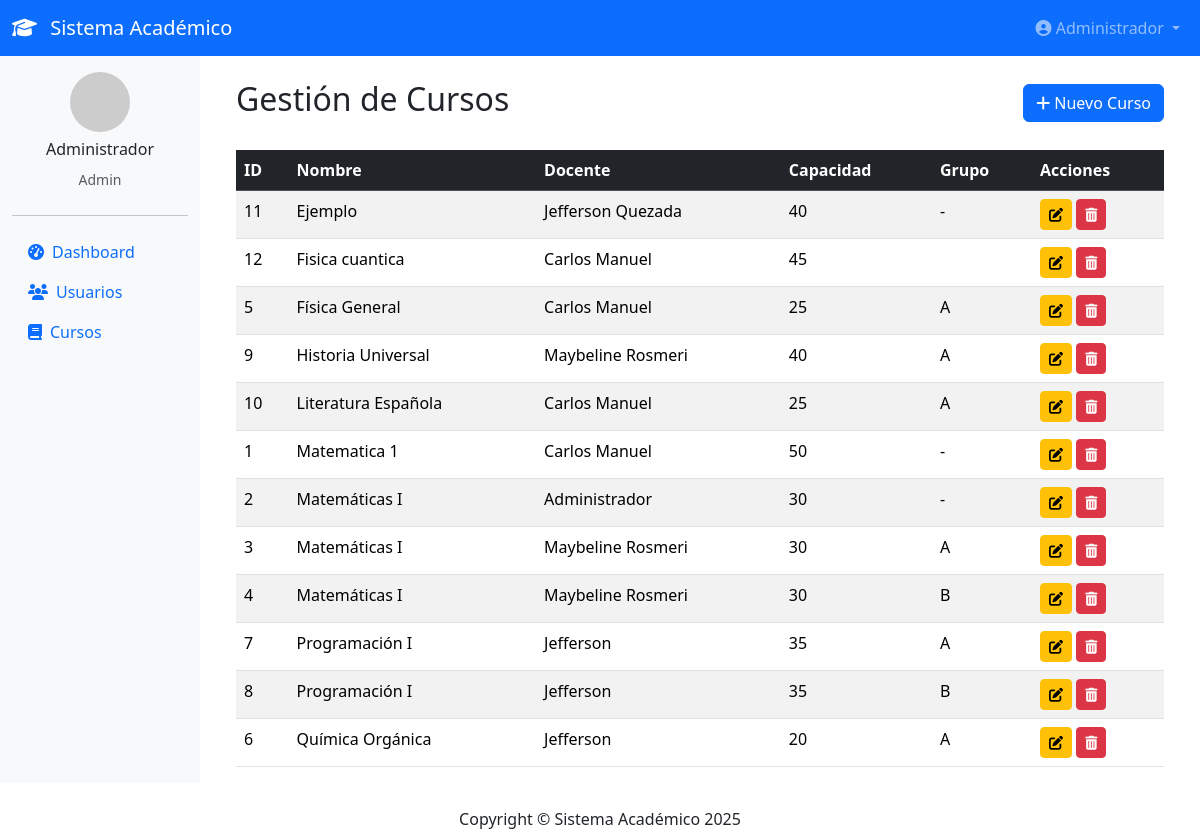
Screenshot of /admin/index.php?accion=cursos_admin (signed in) with the database file from the repository.
### tables this page shows
CREATE TABLE `cursos` (
  `id_curso` int(11) NOT NULL AUTO_INCREMENT,
  `nombre_curso` varchar(100) NOT NULL,
  `descripcion` text DEFAULT NULL,
  `id_docente` int(11) NOT NULL,
  `contrasena` varchar(255) NOT NULL,
  `capacidad` int(11) NOT NULL DEFAULT 50,
  `grupo` enum('A','B') DEFAULT NULL,
  PRIMARY KEY (`id_curso`),
  KEY `id_docente` (`id_docente`),
  CONSTRAINT `cursos_ibfk_1` FOREIGN KEY (`id_docente`) REFERENCES `usuarios` (`id_usuario`) ON DELETE CASCADE
);

CREATE TABLE `usuarios` (
  `id_usuario` int(11) NOT NULL AUTO_INCREMENT,
  `nombre` varchar(100) NOT NULL,
  `correo` varchar(100) NOT NULL,
  `contrasena` varchar(255) NOT NULL,
  `rol` enum('docente','estudiante','admin') NOT NULL,
  `fecha_registro` timestamp NOT NULL DEFAULT current_timestamp(),
  `primer_login` tinyint(1) DEFAULT 0,
  `mfa_codigo` varchar(10) DEFAULT NULL,
  `token_recuperacion` varchar(100) DEFAULT NULL,
  `token_expira` datetime DEFAULT NULL,
  PRIMARY KEY (`id_usuario`),
  UNIQUE KEY `correo` (`correo`)
);

### admin/controllers/CursoAdminController.php (called while the page is built, shortened)
<?php
require_once __DIR__ . '/../models/CursoAdminModel.php';
require_once __DIR__ . '/../views/ListaCursosView.php';
class CursoAdminController {
    private $model;
    public function __construct() {
        $this->model = new CursoAdminModel();
    }
    public function listarCursos() {
        $cursos = $this->model->obtenerTodos();
        $view = new ListaCursosView();
        $view->mostrar($cursos);
    }
}

### admin/models/CursoAdminModel.php (called while the page is built, shortened)
<?php
require_once __DIR__ . '/../../includes/conexion.php';
class CursoAdminModel {
    private $pdo;
    public function __construct() {
        global $pdo;
        $this->pdo = $pdo;
    }
    public function obtenerTodos() {
        $stmt = $this->pdo->query("
            SELECT c.*, u.nombre as nombre_docente
            FROM cursos c
            JOIN usuarios u ON c.id_docente = u.id_usuario
            ORDER BY c.nombre_curso
        ");
        return $stmt->fetchAll();
    }
}

### admin/views/ListaCursosView.php (the view, shortened to what this page needs)
<?php
class ListaCursosView {
    public function mostrar($cursos) {
        include __DIR__ . '/../../includes/header.php';
        ?>
        <div class="container mt-4">
            <div class="d-flex justify-content-between align-items-center mb-4">
                <h2>Gestión de Cursos</h2>
                <a href="index.php?accion=crear_curso" class="btn btn-primary">
                    <i class="fas fa-plus"></i> Nuevo Curso
                </a>
            </div>
            <div class="table-responsive">
                <table class="table table-striped table-hover">
                    <thead class="table-dark">
                        <tr>
                            <th>ID</th>
                            <th>Nombre</th>
                            <th>Docente</th>
                            <th>Capacidad</th>
                            <th>Grupo</th>
                            <th>Acciones</th>
                        </tr>
                    </thead>
                    <tbody>
                        <?php foreach ($cursos as $curso): ?>
                        <tr>
                            <td><?= $curso['id_curso'] ?></td>
                            <td><?= htmlspecialchars($curso['nombre_curso']) ?></td>
                            <td><?= htmlspecialchars($curso['nombre_docente']) ?></td>
                            <td><?= $curso['capacidad'] ?></td>
                            <td><?= $curso['grupo'] ?? '-' ?></td>
                            <td>
                                <a href="index.php?accion=editar_curso&id=<?= $curso['id_curso'] ?>"
                                   class="btn btn-sm btn-warning" title="Editar">
                                    <i class="fas fa-edit"></i>
                                </a>
                                <a href="index.php?accion=eliminar_curso&id=<?= $curso['id_curso'] ?>"
                                   class="btn btn-sm btn-danger" title="Eliminar"
                                   onclick="return confirm('¿Estás seguro de eliminar este curso?')">
                                    <i class="fas fa-trash-alt"></i>
                                </a>
                            </td>
                        </tr>
                        <?php endforeach; ?>
                    </tbody>
                </table>
            </div>
        </div>
        <?php
        include __DIR__ . '/../../includes/footer.php';
    }
}

### rows the page displays
cursos: id_curso "11", nombre_curso "Ejemplo", id_docente.nombre "Jefferson Quezada", capacidad "40", grupo "-"
cursos: id_curso "12", nombre_curso "Fisica cuantica", id_docente.nombre "Carlos Manuel", capacidad "45"
cursos: id_curso "5", nombre_curso "Física General", id_docente.nombre "Carlos Manuel", capacidad "25", grupo "A"
cursos: id_curso "9", nombre_curso "Historia Universal", id_docente.nombre "Maybeline Rosmeri", capacidad "40", grupo "A"
cursos: id_curso "10", nombre_curso "Literatura Española", id_docente.nombre "Carlos Manuel", capacidad "25", grupo "A"
cursos: id_curso "1", nombre_curso "Matematica 1", id_docente.nombre "Carlos Manuel", capacidad "50", grupo "-"
cursos: id_curso "2", nombre_curso "Matemáticas I", id_docente.nombre "Administrador", capacidad "30", grupo "-"
cursos: id_curso "3", nombre_curso "Matemáticas I", id_docente.nombre "Maybeline Rosmeri", capacidad "30", grupo "A"
cursos: id_curso "4", nombre_curso "Matemáticas I", id_docente.nombre "Maybeline Rosmeri", capacidad "30", grupo "B"
cursos: id_curso "7", nombre_curso "Programación I", id_docente.nombre "Jefferson", capacidad "35", grupo "A"
cursos: id_curso "8", nombre_curso "Programación I", id_docente.nombre "Jefferson", capacidad "35", grupo "B"
cursos: id_curso "6", nombre_curso "Química Orgánica", id_docente.nombre "Jefferson", capacidad "20", grupo "A"

### other values shown
$_SESSION['nombre'] "Administrador"
$_SESSION['rol'] "Admin"
